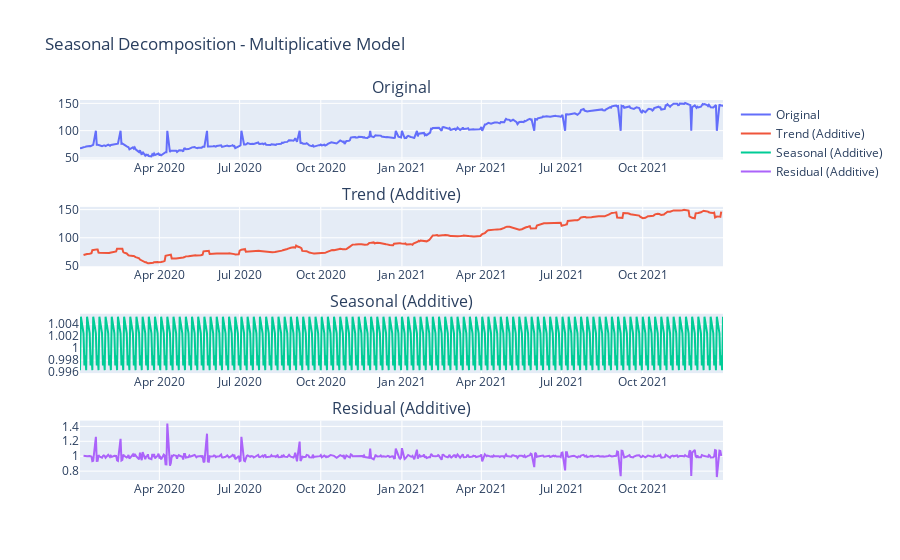

Write notebook code for a chart like this one.
### Code cell
original_trace = go.Scatter(x=data.index, y=data['Close'], name='Original')
trend_trace = go.Scatter(x=data.index, y=s_dec_multiplicative.trend, name='Trend (Additive)')
seasonal_trace = go.Scatter(x=data.index, y=s_dec_multiplicative.seasonal, name='Seasonal (Additive)')
residual_trace = go.Scatter(x=data.index, y=s_dec_multiplicative.resid, name='Residual (Additive)')

plots = [original_trace, trend_trace, seasonal_trace, residual_trace]

fig = make_subplots(rows=4, cols=1, subplot_titles=("Original", "Trend (Additive)", "Seasonal (Additive)", "Residual (Additive)"))

# Add traces to the subplot
fig.add_trace(original_trace, row=1, col=1)
fig.add_trace(trend_trace, row=2, col=1)
fig.add_trace(seasonal_trace, row=3, col=1)
fig.add_trace(residual_trace, row=4, col=1)

# Update the layout of the subplot
fig.update_layout(title_text='Seasonal Decomposition - Multiplicative Model', showlegend=True)

# Show the interactive Plotly plot
fig.show()

### Figure 1 — Plotly figure (JSON) as saved in the notebook; plotly's stock layout.template omitted (floating-point values rounded to 4 significant figures; data arrays with more than 128 entries replaced by an {"elided": "..."} marker saying what was removed)
{"data": [{"name": "Original", "type": "scatter", "x": {"elided": "522 str values"}, "xaxis": "x", "y": {"elided": "522 float values"}, "yaxis": "y"}, {"name": "Trend (Additive)", "type": "scatter", "x": {"elided": "522 str values"}, "xaxis": "x2", "y": {"elided": "522 float values"}, "yaxis": "y2"}, {"name": "Seasonal (Additive)", "type": "scatter", "x": {"elided": "522 str values"}, "xaxis": "x3", "y": {"elided": "522 float values"}, "yaxis": "y3"}, {"name": "Residual (Additive)", "type": "scatter", "x": {"elided": "522 str values"}, "xaxis": "x4", "y": {"elided": "522 float values"}, "yaxis": "y4"}], "layout": {"annotations": [{"font": {"size": 16}, "showarrow": false, "text": "Original", "x": 0.5, "xanchor": "center", "xref": "paper", "y": 1, "yanchor": "bottom", "yref": "paper"}, {"font": {"size": 16}, "showarrow": false, "text": "Trend (Additive)", "x": 0.5, "xanchor": "center", "xref": "paper", "y": 0.7188, "yanchor": "bottom", "yref": "paper"}, {"font": {"size": 16}, "showarrow": false, "text": "Seasonal (Additive)", "x": 0.5, "xanchor": "center", "xref": "paper", "y": 0.4375, "yanchor": "bottom", "yref": "paper"}, {"font": {"size": 16}, "showarrow": false, "text": "Residual (Additive)", "x": 0.5, "xanchor": "center", "xref": "paper", "y": 0.1562, "yanchor": "bottom", "yref": "paper"}], "showlegend": true, "title": {"text": "Seasonal Decomposition - Multiplicative Model"}, "xaxis": {"anchor": "y", "domain": [0, 1]}, "xaxis2": {"anchor": "y2", "domain": [0, 1]}, "xaxis3": {"anchor": "y3", "domain": [0, 1]}, "xaxis4": {"anchor": "y4", "domain": [0, 1]}, "yaxis": {"anchor": "x", "domain": [0.8438, 1]}, "yaxis2": {"anchor": "x2", "domain": [0.5625, 0.7188]}, "yaxis3": {"anchor": "x3", "domain": [0.2812, 0.4375]}, "yaxis4": {"anchor": "x4", "domain": [0, 0.1562]}}}
